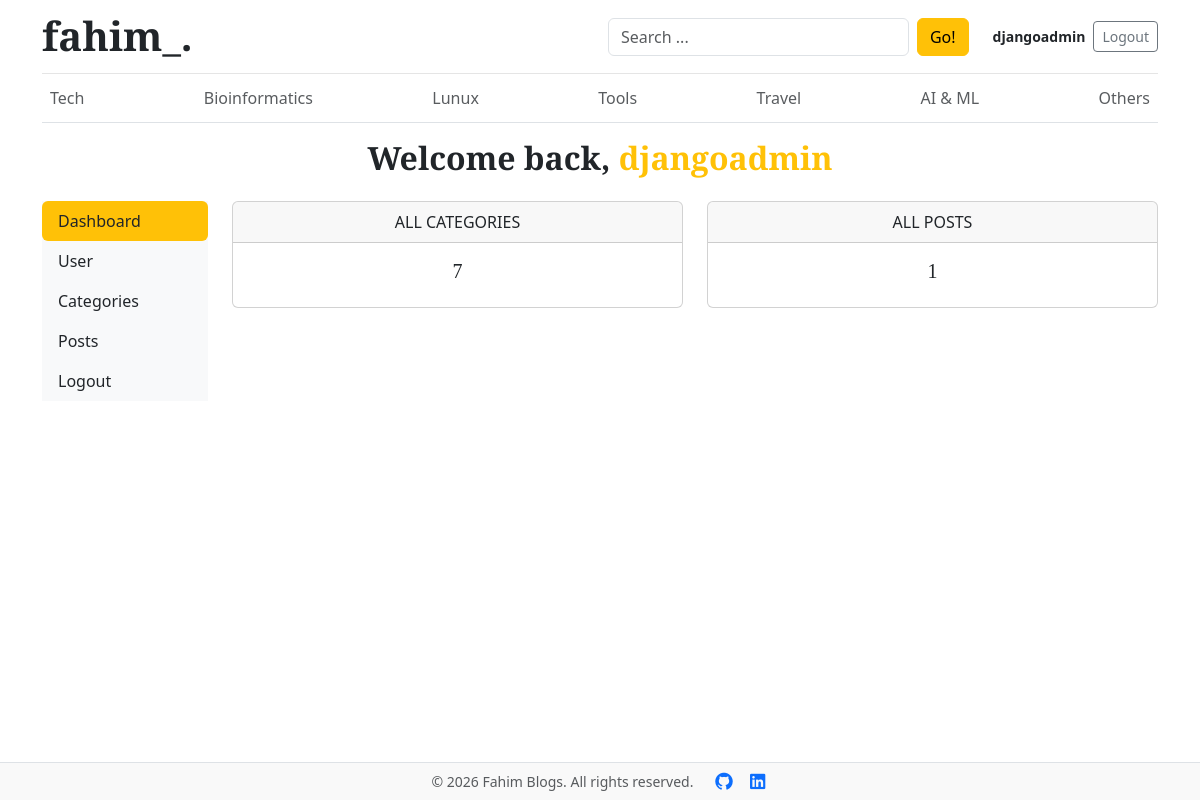
The page /dashboard/ (signed in) on the database its author committed.
### blogs/models.py (models this page shows, shortened)
class Category(models.Model):
    category_name = models.CharField(max_length=50, unique=True)
    created_at = models.DateTimeField(auto_now_add=True)
    updated_at = models.DateTimeField(auto_now=True)
    class Meta:
        verbose_name_plural = 'categories'

### dashboards/views.py (the view)
# urls.py: path('dashboard/', include('dashboards.urls')),
@login_required(login_url='login')
def dashboard(request):
    category_count = Category.objects.all().count()
    blog_count = Blog.objects.all().count()
    context = {
        'category_count':category_count,
        'blog_count':blog_count,
    }
    return render(request, 'dashboard/dashboard.html',context=context)

### blogs/context_processors.py (called while the page is built)
def get_categories(request):
    categories = Category.objects.all()
    return dict(categories=categories)

def get_social_link(request):
    social_links = SocialLink.objects.all()
    return dict(social_links = social_links)

### templates/dashboard/dashboard.html
{% extends "base.html" %}
{% block content %}
<div class="row">
    {% include "dashboard/sidebar.html" %}
    <div class="col-md-10">
        <div class="row">
            <div class="col">
                <div class="card border-default mb-3">
                    <div class="card-header text-center text-uppercase font-weight-bold">ALL CATEGORIES</div>
                    <div class="card-body text-dark">
                        <h5 class="card-title text-center">{{category_count}}</h5>
                    </div>
                </div>
            </div>
            <div class="col">
                <div class="card border-default mb-3">
                    <div class="card-header text-center text-uppercase font-weight-bold">ALL POSTS</div>
                    <div class="card-body text-dark">
                    <h5 class="card-title text-center">{{blog_count}}</h5>
                    </div>
                </div>
            </div>
        </div>
    </div>
</div>
{% endblock content %}

### templates/base.html (shortened to what this page needs)
{% load static %}
<!DOCTYPE html>
<html lang="en">
<head>
    <link href="https://cdn.jsdelivr.net/npm/bootstrap@5.3.8/dist/css/bootstrap.min.css" rel="stylesheet"
>
    <link rel="stylesheet" href="https://cdnjs.cloudflare.com/ajax/libs/font-awesome/7.0.1/css/all.min.css">
    <link href="{% static 'css/blog.css' %}" rel="stylesheet">
</head>
<body class="d-flex flex-column min-vh-100">
<div class="container flex-grow-1">
    <header class="blog-header py-3">
        <div class="row align-items-center justify-content-between flex-wrap flex-md-nowrap g-3">
            <div class="col-12 col-md-6 text-center text-md-start">
                <a class="blog-header-logo text-dark text-decoration-none fs-1 fw-bold" href="/">fahim_.</a>
            </div>
            <div class="col-6 col-md-auto flex-grow-1">
                <form action="{% url 'search' %}" method="GET" class="d-flex">
                    <input class="form-control" type="text" name="keyword" value="{{ keyword }}"
                           placeholder="Search ..." aria-label="Search">
                    <button type="submit" class="btn btn-warning ms-2">Go!</button>
                </form>
            </div>
            <div class="col-6 col-md-auto d-flex justify-content-end align-items-center ps-3">
                {% if not user.is_authenticated %}
                    <a class="btn btn-sm btn-warning me-2" href="{% url 'login' %}">Login</a>
                    <a class="btn btn-sm btn-outline-secondary" href="{% url 'register' %}">Register</a>
                {% else %}
                    <a href="{% url 'dashboard' %}" class="text-dark text-decoration-none fw-bold small me-2 user-name">
                        {{ user.username }}
                    </a>
                    <a class="btn btn-sm btn-outline-secondary" href="{% url 'logout' %}">Logout</a>
                {% endif %}
            </div>
        </div>
    </header>
    <nav class="py-1 mb-3 border-bottom">
        <div class="nav d-flex justify-content-between flex-nowrap overflow-auto">
            {% for category in categories %}
                <a class="p-2 text-muted text-decoration-none"
                   href="{% url 'posts_by_category' category.id %}">
                    {{ category.category_name }}
                </a>
            {% endfor %}
        </div>
    </nav>
    <main>
        {% block content %}
        {% endblock %}
    </main>
</div>
<footer class="blog-footer py-2 mt-5 border-top text-center">
    <p class="mb-0 text-muted small">
        &copy; {% now "Y" %} Fahim Blogs. All rights reserved.
        <a href="https://github.com/t-fahim" target="_blank" class="text-decoration-none ms-3">
        </a>
        <a href="https://www.linkedin.com/in/tamim-fahim" target="_blank" class="text-decoration-none ms-2">
        </a>
    </p>
</footer>
</body>
</html>

### templates/dashboard/sidebar.html
<h2 class="fw-bold text-center mb-4">
    Welcome back, <span class="text-warning">{{ user }}</span>
</h2>
<div class="col-md-2">
    <div class="nav flex-column nav-pills bg-light" aria-orientation="vertical">
        <a href="{% url 'dashboard' %}" class="nav-link text-dark {% if request.resolver_match.url_name == 'dashboard' %}bg-warning{% endif %}">
            Dashboard
        </a>
        {% if perms.auth.view_user %}
        <a href="{% url 'users' %}" class="nav-link text-dark {% if request.resolver_match.url_name == 'users' %}bg-warning{% endif %}">
            User
        </a>
        {% endif %}
        <a href="{% url 'categories' %}"class="nav-link text-dark {% if request.resolver_match.url_name == 'categories' %}bg-warning{% endif %}">
            Categories
        </a>
        <a href="{% url 'posts' %}" class="nav-link text-dark {% if request.resolver_match.url_name == 'posts' %}bg-warning{% endif %}">
            Posts
        </a>
        <a href="{% url 'logout' %}"class="nav-link text-dark {% if request.resolver_match.url_name == 'logout' %}bg-warning{% endif %}">
            Logout
        </a>
    </div>
</div>

### blog_main/static/css/blog.css (style rules this page uses)
.blog-header { border-bottom: 1px solid #e5e5e5; }
.blog-header-logo { font-family: "Playfair Display", Georgia, "Times New Roman", serif; font-size: 2.5rem; font-weight: 900; line-height: 1; }
h1, h2, h3, h4, h5, h6 { font-family: "Playfair Display", Georgia, "Times New Roman", serif; }
body { display: flex; flex-direction: column; min-height: 100vh; margin: 0; }
.container { flex: 1; }
.blog-footer { padding: 0.75rem 0; color: #727272; text-align: center; background-color: #f9f9f9; border-top: 0.07rem solid #e5e5e5; }
.blog-footer p:last-child { margin-bottom: 0; }

### rows shown on the page
Category: category_name "Tech"
Category: category_name "Bioinformatics"
Category: category_name "Lunux"
Category: category_name "Tools"
Category: category_name "Travel"
Category: category_name "AI & ML"
Category: category_name "Others"

### other values the page prints
{{ user.username }} "djangoadmin"
{{ user }} "djangoadmin"
{{ category_count }} "7"
{{ blog_count }} "1"
